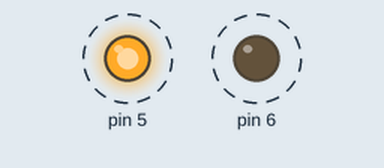
Bench run of a sketch on a simulated Arduino Uno, built with avr-gcc and run on an emulated ATmega328P. Parts: output pins drawn as LEDs (lit = HIGH). Dashed ring = blinking.

Above: at 0.5 s.
Timing chart, 0 to 4.6 s (numbered marks = the images above):
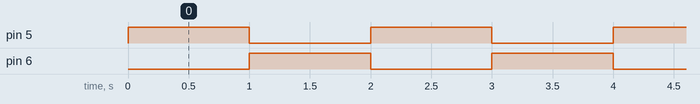

The sketch:

AlternatelyBlinkingLED.ino
```cpp
void setup ()
{
pinMode(5, OUTPUT);
pinMode(6, OUTPUT);
}
void loop ()
{
digitalWrite(5, HIGH);
delay(1000);
digitalWrite(5, LOW);
digitalWrite(6, HIGH);
delay(1000);
digitalWrite(6, LOW);
}
```

Measured:
- by itself, pin 5, pin 6: alternates HIGH for 1.0 s and LOW for 1.0 s
- by itself, everything shown: repeats every 2.0 s, in 3 steps
